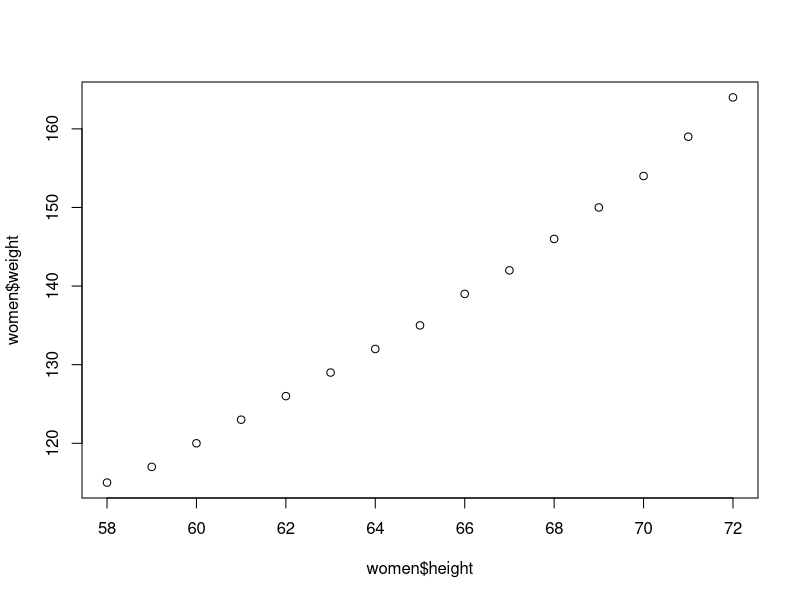
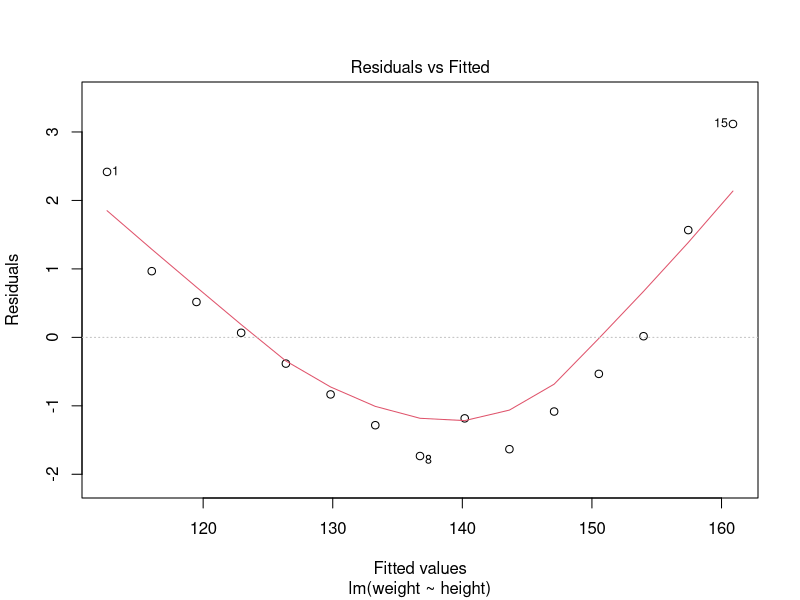
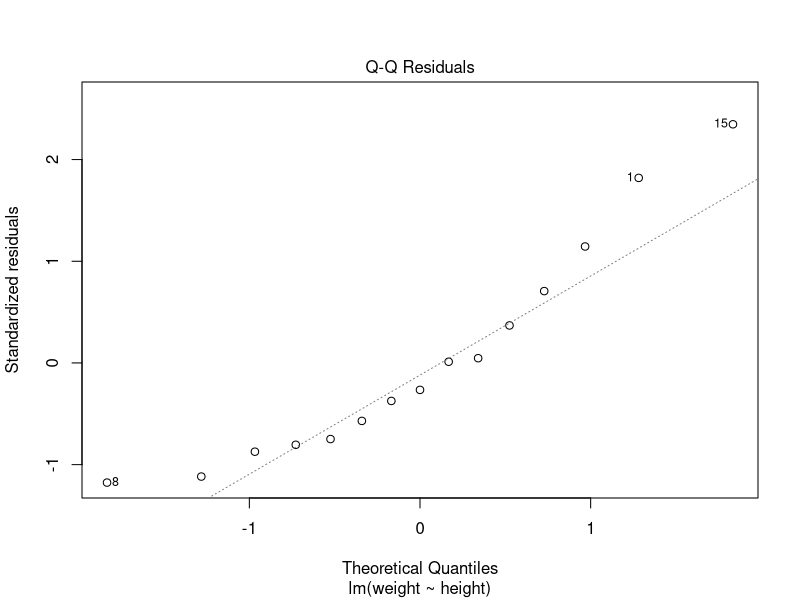
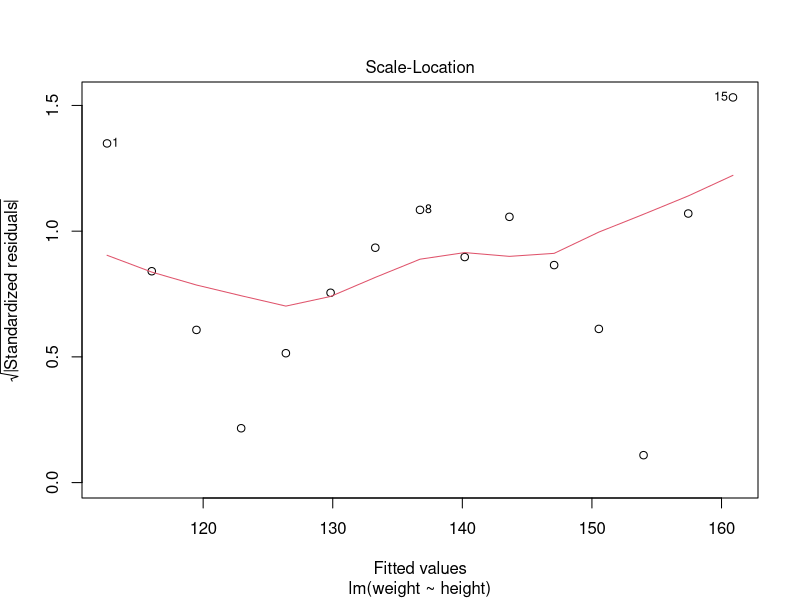
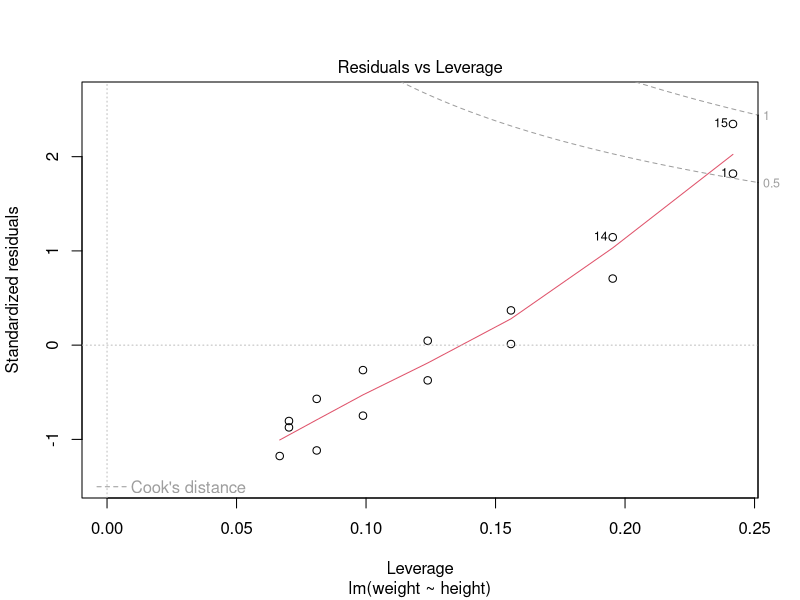
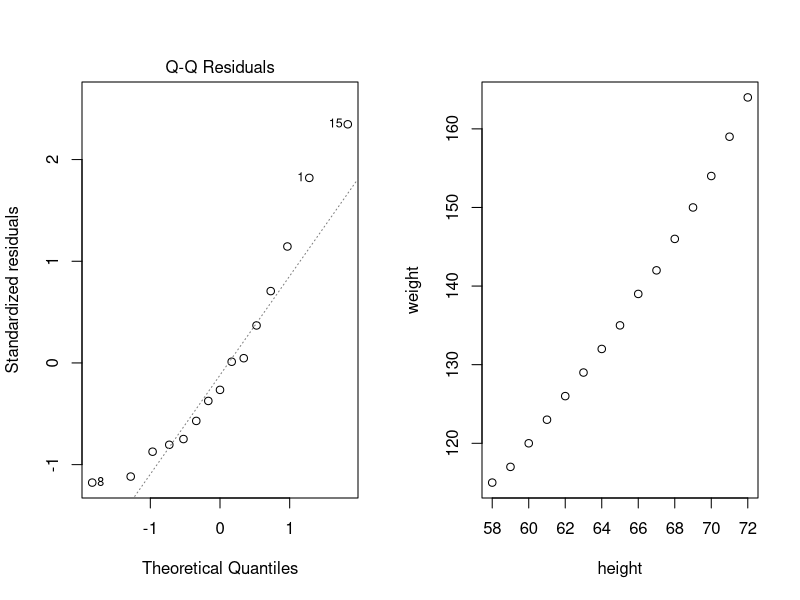

The R source for these figures, in order: (Note: this script raises an error after producing the figures.)
# Simple Linear Regression : Built in Data Set Women
# Check for assumptions of Regression in the data Set
women
?women
str(women)
fit = lm(weight ~ height, data=women)
?plot
#Initial Checks
cor(women$height, women$weight)
#there is Strong and Positive Relationship between height and weight
plot(women$height, women$weight)
par(mfrow=c(1,1))

plot(fit)
#one by one
par(mfrow=c(1,2))

plot(fit, which=2)
plot(women)
residuals(fit)
str(women)
head(women)
women[,2]
fitted(fit)
cbind(women, fitted(fit), predicted=3.45 * women$height - 87)
cbind(women, fitted(fit), residue=fitted(fit)-women$weight, resid(fit))
y = 3.4 * height = 87
plot(residuals(fit))
hist(women$height, breaks=4)
hist(residuals(fit))

hist(residuals(fit), freq=F)
lines(density(residuals(fit)))

#Prediction
ndata = data.frame(height=52.5)
predict(fit, newdata=ndata, type='response')


#Assumptions Regression
#Linearity----
#Linearity of the data. The relationship between the predictor (x) and the outcome (y) is assumed to be linear.
# component + residual plot 
plot(women$height, fitted(fit))
plot(residuals(fit) ~ fitted(fit))
plot(fit, which=1)
#residuals should be randomly distributed and not increase or decrease 


#Normality----
#Normality of residuals. The residual errors are assumed to be normally distributed.
plot(density(resid(fit)))
plot(fit, which=2)

#Homoscedasticity----
#Homogeneity of residuals variance. The residuals are assumed to have a constant variance (homoscedasticity - opposite of heteroscedasticity)
plot(fit, which=3)
#No funnel shape, random distribution of residuals
plot(fit, which=4)

#Auto-Correlation----
#Independence of residuals error terms. (Not dependent on previous values)
durbinWatsonTest(fit)
#pvalue < 0; Ho that there is no correlation (r2=0) is accepted

#Outliers
plot(fit, which=4)
#potential outliers are highlighted 1, 14, 15 row
women[c(1,14,15),]
summary(fit)
#Lets remove these values and then find R2
fit2 = lm(weight ~ height, data=women[-c(1,14,15),])
summary(fit2)

(summary(fit))$r.squared
(summary(fit2))$r.squared
AIC(fit, fit2) #lower value of AIC is better


#Potential Problems
#Non-linearity of the outcome - predictor relationships
#Heteroscedasticity: Non-constant variance of error terms.
#Auto Collinearity, Multi-collinearity
#Presence of influential values in the data that can be:
#Outliers: extreme values in the outcome (y) variable
#High-leverage points: extreme values in the predictors (x) variable

#All these assumptions and potential problems can be checked by producing some diagnostic plots visualizing the residual errors.
par(mfrow=c(2,2))
plot(fit)
